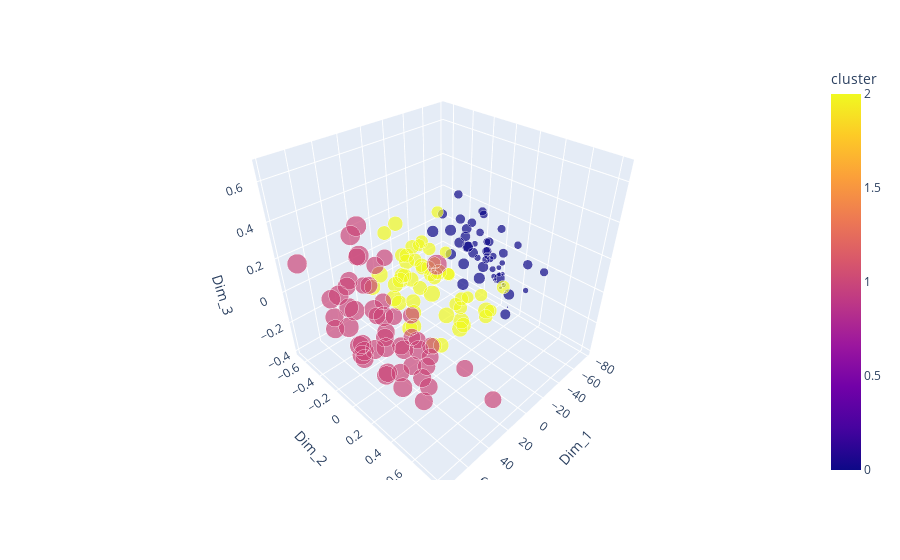

Notebook source saved alongside this figure:
### Code cell
fig = px.scatter_3d(data_pca, x='Dim_1', y='Dim_2', z='Dim_3', color='cluster', size='Overall rank')
fig.show()
#,text='Country or region'

### Figure 1 — Plotly figure (JSON) as saved in the notebook; plotly's stock layout.template omitted (floating-point values rounded to 4 significant figures; data arrays with more than 128 entries replaced by an {"elided": "..."} marker saying what was removed)
{"data": [{"hovertemplate": "Dim_1=%{x}<br>Dim_2=%{y}<br>Dim_3=%{z}<br>Overall rank=%{marker.size}<br>cluster=%{marker.color}<extra></extra>", "legendgroup": "", "marker": {"color": {"elided": "156 int values"}, "coloraxis": "coloraxis", "size": {"elided": "156 int values"}, "sizemode": "area", "sizeref": 0.39, "symbol": "circle"}, "mode": "markers", "name": "", "scene": "scene", "showlegend": false, "type": "scatter3d", "x": {"elided": "156 float values"}, "y": {"elided": "156 float values"}, "z": {"elided": "156 float values"}}], "layout": {"coloraxis": {"colorbar": {"title": {"text": "cluster"}}, "colorscale": [[0, "#0d0887"], [0.1111, "#46039f"], [0.2222, "#7201a8"], [0.3333, "#9c179e"], [0.4444, "#bd3786"], [0.5556, "#d8576b"], [0.6667, "#ed7953"], [0.7778, "#fb9f3a"], [0.8889, "#fdca26"], [1, "#f0f921"]]}, "legend": {"itemsizing": "constant", "tracegroupgap": 0}, "margin": {"t": 60}, "scene": {"domain": {"x": [0, 1], "y": [0, 1]}, "xaxis": {"title": {"text": "Dim_1"}}, "yaxis": {"title": {"text": "Dim_2"}}, "zaxis": {"title": {"text": "Dim_3"}}}}}
